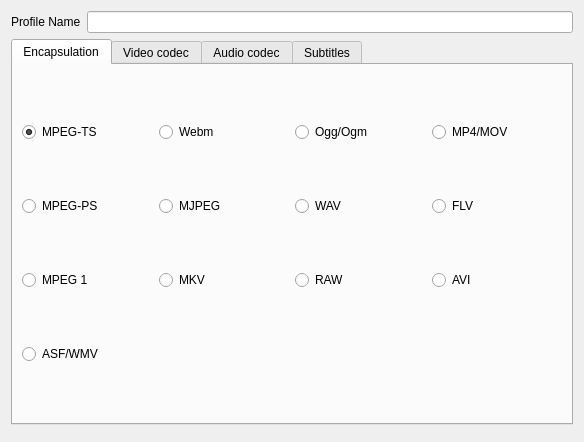
<?xml version="1.0" encoding="UTF-8"?>
<ui version="4.0">
 <class>Profiles</class>
 <widget class="QWidget" name="Profiles">
  <property name="geometry">
   <rect>
    <x>0</x>
    <y>0</y>
    <width>584</width>
    <height>442</height>
   </rect>
  </property>
  <property name="windowTitle">
   <string>Form</string>
  </property>
  <layout class="QGridLayout" name="gridLayout_4">
   <item row="0" column="0">
    <widget class="QLabel" name="label_5">
     <property name="text">
      <string>Profile Name</string>
     </property>
     <property name="margin">
      <number>10</number>
     </property>
     <property name="buddy">
      <cstring>profileLine</cstring>
     </property>
    </widget>
   </item>
   <item row="0" column="1">
    <widget class="QLineEdit" name="profileLine"/>
   </item>
   <item row="2" column="1">
    <widget class="QDialogButtonBox" name="buttonBox"/>
   </item>
   <item row="1" column="0" colspan="2">
    <widget class="QTabWidget" name="tabWidget">
     <property name="sizePolicy">
      <sizepolicy hsizetype="Preferred" vsizetype="Preferred">
       <horstretch>0</horstretch>
       <verstretch>0</verstretch>
      </sizepolicy>
     </property>
     <property name="currentIndex">
      <number>0</number>
     </property>
     <widget class="QWidget" name="muxer">
      <attribute name="title">
       <string>Encapsulation</string>
      </attribute>
      <layout class="QGridLayout">
       <item row="2" column="0">
        <widget class="QRadioButton" name="TSMux">
         <property name="text">
          <string>MPEG-TS</string>
         </property>
         <property name="checked">
          <bool>true</bool>
         </property>
        </widget>
       </item>
       <item row="3" column="0">
        <widget class="QRadioButton" name="PSMux">
         <property name="text">
          <string>MPEG-PS</string>
         </property>
        </widget>
       </item>
       <item row="3" column="2">
        <widget class="QRadioButton" name="WAVMux">
         <property name="text">
          <string>WAV</string>
         </property>
        </widget>
       </item>
       <item row="2" column="1">
        <widget class="QRadioButton" name="WEBMux">
         <property name="text">
          <string>Webm</string>
         </property>
        </widget>
       </item>
       <item row="6" column="0">
        <widget class="QRadioButton" name="ASFMux">
         <property name="text">
          <string>ASF/WMV</string>
         </property>
        </widget>
       </item>
       <item row="2" column="2">
        <widget class="QRadioButton" name="OggMux">
         <property name="text">
          <string>Ogg/Ogm</string>
         </property>
        </widget>
       </item>
       <item row="5" column="2">
        <widget class="QRadioButton" name="RAWMux">
         <property name="text">
          <string>RAW</string>
         </property>
        </widget>
       </item>
       <item row="5" column="0">
        <widget class="QRadioButton" name="MPEG1Mux">
         <property name="text">
          <string>MPEG 1</string>
         </property>
        </widget>
       </item>
       <item row="3" column="3">
        <widget class="QRadioButton" name="FLVMux">
         <property name="text">
          <string>FLV</string>
         </property>
        </widget>
       </item>
       <item row="5" column="3">
        <widget class="QRadioButton" name="AVIMux">
         <property name="text">
          <string>AVI</string>
         </property>
        </widget>
       </item>
       <item row="2" column="3">
        <widget class="QRadioButton" name="MOVMux">
         <property name="text">
          <string>MP4/MOV</string>
         </property>
        </widget>
       </item>
       <item row="3" column="1">
        <widget class="QRadioButton" name="MJPEGMux">
         <property name="text">
          <string>MJPEG</string>
         </property>
        </widget>
       </item>
       <item row="5" column="1">
        <widget class="QRadioButton" name="MKVMux">
         <property name="text">
          <string>MKV</string>
         </property>
        </widget>
       </item>
      </layout>
     </widget>
     <widget class="QWidget" name="videoCodec">
      <property name="enabled">
       <bool>true</bool>
      </property>
      <attribute name="title">
       <string>Video codec</string>
      </attribute>
      <layout class="QGridLayout" name="gridLayout_2">
       <property name="spacing">
        <number>6</number>
       </property>
       <item row="0" column="0" colspan="2">
        <widget class="QCheckBox" name="transcodeVideo">
         <property name="text">
          <string>Video</string>
         </property>
        </widget>
       </item>
       <item row="2" column="0">
        <widget class="QLabel" name="vCodecLabel">
         <property name="enabled">
          <bool>true</bool>
         </property>
         <property name="text">
          <string>Codec</string>
         </property>
         <property name="buddy">
          <cstring>vCodecBox</cstring>
         </property>
        </widget>
       </item>
       <item row="2" column="1" colspan="2">
        <widget class="QComboBox" name="vCodecBox">
         <property name="editable">
          <bool>false</bool>
         </property>
        </widget>
       </item>
       <item row="3" column="0" colspan="2">
        <widget class="QLabel" name="vBitrateLabel">
         <property name="text">
          <string>Bitrate</string>
         </property>
         <property name="buddy">
          <cstring>vBitrateSpin</cstring>
         </property>
        </widget>
       </item>
       <item row="3" column="2">
        <widget class="QSpinBox" name="vBitrateSpin">
         <property name="alignment">
          <set>Qt::AlignRight|Qt::AlignTrailing|Qt::AlignVCenter</set>
         </property>
         <property name="accelerated">
          <bool>true</bool>
         </property>
         <property name="suffix">
          <string> kb/s</string>
         </property>
         <property name="minimum">
          <number>8</number>
         </property>
         <property name="maximum">
          <number>8192</number>
         </property>
         <property name="value">
          <number>800</number>
         </property>
        </widget>
       </item>
       <item row="4" column="0" colspan="2">
        <widget class="QLabel" name="vFrameLabel">
         <property name="text">
          <string>Frame Rate</string>
         </property>
         <property name="buddy">
          <cstring>vFrameBox</cstring>
         </property>
        </widget>
       </item>
       <item row="4" column="2">
        <widget class="QDoubleSpinBox" name="vFrameBox">
         <property name="alignment">
          <set>Qt::AlignRight|Qt::AlignTrailing|Qt::AlignVCenter</set>
         </property>
         <property name="prefix">
          <string/>
         </property>
         <property name="suffix">
          <string> fps</string>
         </property>
        </widget>
       </item>
       <item row="5" column="0" colspan="3">
        <widget class="QGroupBox" name="groupBox">
         <property name="title">
          <string>Resolution</string>
         </property>
         <layout class="QGridLayout" name="gridLayout">
          <item row="0" column="0" colspan="4">
           <widget class="QLabel" name="label">
            <property name="sizePolicy">
             <sizepolicy hsizetype="Preferred" vsizetype="Minimum">
              <horstretch>0</horstretch>
              <verstretch>0</verstretch>
             </sizepolicy>
            </property>
            <property name="text">
             <string>You just need to fill one of the three following parameters, VLC will autodetect the other using the original aspect ratio</string>
            </property>
            <property name="wordWrap">
             <bool>true</bool>
            </property>
           </widget>
          </item>
          <item row="1" column="0">
           <widget class="QLabel" name="vScaleLabel">
            <property name="text">
             <string>Scale</string>
            </property>
            <property name="buddy">
             <cstring>vScaleBox</cstring>
            </property>
           </widget>
          </item>
          <item row="1" column="3" colspan="2">
           <widget class="QComboBox" name="vScaleBox">
            <property name="editable">
             <bool>true</bool>
            </property>
           </widget>
          </item>
          <item row="2" column="0">
           <widget class="QLabel" name="widthLabel">
            <property name="text">
             <string>Width</string>
            </property>
            <property name="buddy">
             <cstring>widthBox</cstring>
            </property>
           </widget>
          </item>
          <item row="2" column="1">
           <widget class="QLineEdit" name="widthBox">
            <property name="sizePolicy">
             <sizepolicy hsizetype="Maximum" vsizetype="Fixed">
              <horstretch>0</horstretch>
              <verstretch>0</verstretch>
             </sizepolicy>
            </property>
            <property name="inputMask">
             <string>00000; </string>
            </property>
            <property name="text">
             <string/>
            </property>
            <property name="alignment">
             <set>Qt::AlignRight|Qt::AlignTrailing|Qt::AlignVCenter</set>
            </property>
           </widget>
          </item>
          <item row="2" column="2">
           <spacer name="horizontalSpacer">
            <property name="orientation">
             <enum>Qt::Horizontal</enum>
            </property>
            <property name="sizeType">
             <enum>QSizePolicy::Fixed</enum>
            </property>
            <property name="sizeHint" stdset="0">
             <size>
              <width>40</width>
              <height>20</height>
             </size>
            </property>
           </spacer>
          </item>
          <item row="2" column="3">
           <widget class="QLabel" name="heightLabel">
            <property name="text">
             <string>Height</string>
            </property>
            <property name="buddy">
             <cstring>heightBox</cstring>
            </property>
           </widget>
          </item>
          <item row="2" column="4">
           <widget class="QLineEdit" name="heightBox">
            <property name="sizePolicy">
             <sizepolicy hsizetype="Maximum" vsizetype="Fixed">
              <horstretch>0</horstretch>
              <verstretch>0</verstretch>
             </sizepolicy>
            </property>
            <property name="inputMask">
             <string>00000; </string>
            </property>
            <property name="text">
             <string/>
            </property>
            <property name="alignment">
             <set>Qt::AlignRight|Qt::AlignTrailing|Qt::AlignVCenter</set>
            </property>
           </widget>
          </item>
         </layout>
        </widget>
       </item>
       <item row="1" column="0">
        <widget class="QCheckBox" name="keepVideo">
         <property name="text">
          <string>Keep original video track</string>
         </property>
        </widget>
       </item>
      </layout>
     </widget>
     <widget class="QWidget" name="audioCodec">
      <attribute name="title">
       <string>Audio codec</string>
      </attribute>
      <layout class="QGridLayout" name="gridLayout_3">
       <item row="0" column="0">
        <widget class="QCheckBox" name="transcodeAudio">
         <property name="text">
          <string>Audio</string>
         </property>
        </widget>
       </item>
       <item row="1" column="0" colspan="2">
        <widget class="QCheckBox" name="keepAudio">
         <property name="text">
          <string>Keep original audio track</string>
         </property>
        </widget>
       </item>
       <item row="2" column="0">
        <widget class="QLabel" name="aCodecLabel">
         <property name="text">
          <string>Codec</string>
         </property>
         <property name="buddy">
          <cstring>aCodecBox</cstring>
         </property>
        </widget>
       </item>
       <item row="2" column="2" colspan="2">
        <widget class="QComboBox" name="aCodecBox"/>
       </item>
       <item row="3" column="0">
        <widget class="QLabel" name="aBitrateLabel">
         <property name="text">
          <string>Bitrate</string>
         </property>
         <property name="buddy">
          <cstring>aBitrateSpin</cstring>
         </property>
        </widget>
       </item>
       <item row="3" column="3">
        <widget class="QSpinBox" name="aBitrateSpin">
         <property name="alignment">
          <set>Qt::AlignRight|Qt::AlignTrailing|Qt::AlignVCenter</set>
         </property>
         <property name="suffix">
          <string> kb/s</string>
         </property>
         <property name="minimum">
          <number>8</number>
         </property>
         <property name="maximum">
          <number>512</number>
         </property>
         <property name="value">
          <number>128</number>
         </property>
        </widget>
       </item>
       <item row="4" column="0">
        <widget class="QLabel" name="aChannelsLabel">
         <property name="text">
          <string>Channels</string>
         </property>
         <property name="buddy">
          <cstring>aChannelsSpin</cstring>
         </property>
        </widget>
       </item>
       <item row="4" column="3">
        <widget class="QSpinBox" name="aChannelsSpin">
         <property name="alignment">
          <set>Qt::AlignRight|Qt::AlignTrailing|Qt::AlignVCenter</set>
         </property>
         <property name="minimum">
          <number>1</number>
         </property>
         <property name="maximum">
          <number>10</number>
         </property>
         <property name="value">
          <number>2</number>
         </property>
        </widget>
       </item>
       <item row="5" column="0">
        <widget class="QLabel" name="aSampleLabel">
         <property name="text">
          <string>Sample Rate</string>
         </property>
         <property name="buddy">
          <cstring>aSampleBox</cstring>
         </property>
        </widget>
       </item>
       <item row="5" column="3">
        <widget class="QComboBox" name="aSampleBox"/>
       </item>
       <item row="6" column="2">
        <spacer name="verticalSpacer">
         <property name="orientation">
          <enum>Qt::Vertical</enum>
         </property>
         <property name="sizeHint" stdset="0">
          <size>
           <width>20</width>
           <height>40</height>
          </size>
         </property>
        </spacer>
       </item>
      </layout>
     </widget>
     <widget class="QWidget" name="subtitles">
      <attribute name="title">
       <string>Subtitles</string>
      </attribute>
      <layout class="QGridLayout" name="_4">
       <item row="0" column="0">
        <widget class="QCheckBox" name="transcodeSubs">
         <property name="text">
          <string>Subtitles</string>
         </property>
        </widget>
       </item>
       <item row="0" column="1">
        <widget class="QComboBox" name="subsCodecBox"/>
       </item>
       <item row="1" column="1">
        <widget class="QCheckBox" name="subsOverlay">
         <property name="text">
          <string>Overlay subtitles on the video</string>
         </property>
        </widget>
       </item>
      </layout>
     </widget>
    </widget>
   </item>
  </layout>
 </widget>
 <tabstops>
  <tabstop>profileLine</tabstop>
  <tabstop>tabWidget</tabstop>
  <tabstop>TSMux</tabstop>
  <tabstop>ASFMux</tabstop>
  <tabstop>OggMux</tabstop>
  <tabstop>MOVMux</tabstop>
  <tabstop>PSMux</tabstop>
  <tabstop>MJPEGMux</tabstop>
  <tabstop>WAVMux</tabstop>
  <tabstop>FLVMux</tabstop>
  <tabstop>MPEG1Mux</tabstop>
  <tabstop>MKVMux</tabstop>
  <tabstop>RAWMux</tabstop>
  <tabstop>AVIMux</tabstop>
  <tabstop>buttonBox</tabstop>
  <tabstop>transcodeVideo</tabstop>
  <tabstop>keepVideo</tabstop>
  <tabstop>vCodecBox</tabstop>
  <tabstop>vBitrateSpin</tabstop>
  <tabstop>vFrameBox</tabstop>
  <tabstop>vScaleBox</tabstop>
  <tabstop>widthBox</tabstop>
  <tabstop>heightBox</tabstop>
  <tabstop>transcodeAudio</tabstop>
  <tabstop>keepAudio</tabstop>
  <tabstop>aCodecBox</tabstop>
  <tabstop>aBitrateSpin</tabstop>
  <tabstop>aChannelsSpin</tabstop>
  <tabstop>aSampleBox</tabstop>
  <tabstop>transcodeSubs</tabstop>
  <tabstop>subsCodecBox</tabstop>
  <tabstop>subsOverlay</tabstop>
 </tabstops>
 <resources/>
 <connections/>
</ui>
